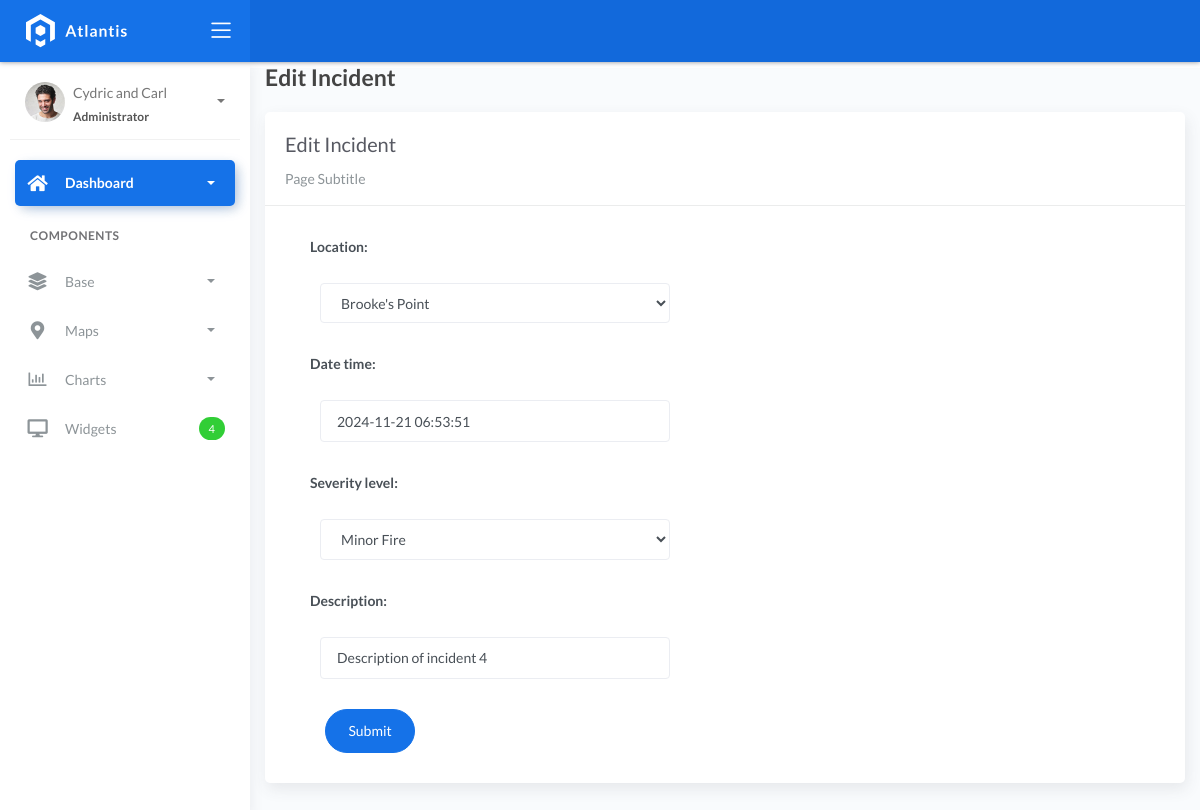
The page /incident_list/4 on the database as committed earlier.
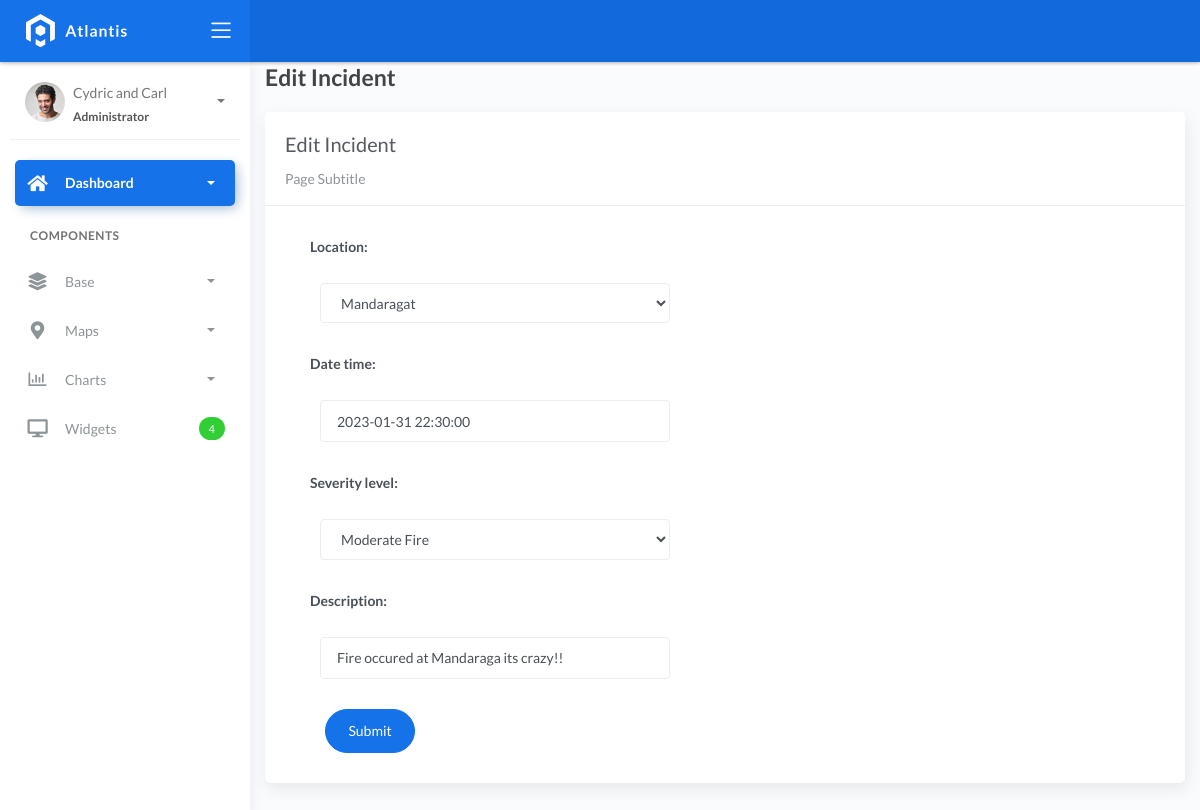
The same page on the database as committed later.
### fire/models.py (models this page shows, shortened)
class BaseModel(models.Model):
    created_at = models.DateTimeField(auto_now_add=True, db_index=True)
    updated_at = models.DateTimeField(auto_now=True)
    class Meta:
        abstract = True

class Incident(BaseModel):
    SEVERITY_CHOICES = (
        ('Minor Fire', 'Minor Fire'),
        ('Moderate Fire', 'Moderate Fire'),
        ('Major Fire', 'Major Fire'),
        )
    location = models.ForeignKey(Locations, on_delete=models.CASCADE)
    date_time = models.DateTimeField(blank=True, null=True)
    severity_level = models.CharField(max_length=45, choices=SEVERITY_CHOICES)
    description = models.CharField(max_length=250)

### fire/views.py (the view, shortened to what this page needs)
# urls.py: path('incident_list/<pk>', IncidentUpdateView.as_view(), name='incident-update'),
class IncidentUpdateView(UpdateView):
    model = Incident
    fields = "__all__"
    context_object_name = "location"
    template_name = 'incident_edit.html'
    success_url = reverse_lazy('incident-list')

### fire/models.py (called while the page is built)
    def __str__(self) :
        return self.name

### templates/incident_edit.html
{% extends 'base.html' %} {% load static %} {% block content %}
<div class="content">
    <div class="container-fluid">
        <h4 class="page-title">Edit Incident</h4>
        <div class="row">
            <div class="col-md-12">
                <div class="card">
                    <div class="card-header">
                        <div class="card-title">Edit Incident</div>
                        <div class="card-category">Page Subtitle</div>
                    </div>
                    <div class="col-md-6">
                        <div class="card-body">
                            <form class="" action="" method="post" novalidate>
                                {% csrf_token %} {% include 'includes/form.html' %}
                                <div class="form-group">
                                    <div class="col-md-12 col-sm-3">
                                        <button type="submit" class="btn btn-primary btn-rounded">Submit</button>
                                    </div>
                                </div>
                            </form>
                        </div>
                    </div>
                </div>
            </div>
        </div>
    </div>
</div>
{% endblock %}

### templates/includes/form.html (shortened to what this page needs)
{% load widget_tweaks %}
{% for field in form %}
<div class="field item form-group">
    <label>{{ field.label_tag }}</label>
  <div class="form-group">
    {% render_field field class="form-control" %}
  </div>
</div>
{% endfor %}

Rows that differ between the two databases and show on the page:
changed Incident: location "Brooke's Point" → "Mandaragat"; date_time "2024-11-21 06:53:51" → "2023-01-31 22:30:00"; severity_level "Minor Fire" → "Moderate Fire"; description "Description of incident 4" → "Fire occured at Mandaraga its crazy!!"
